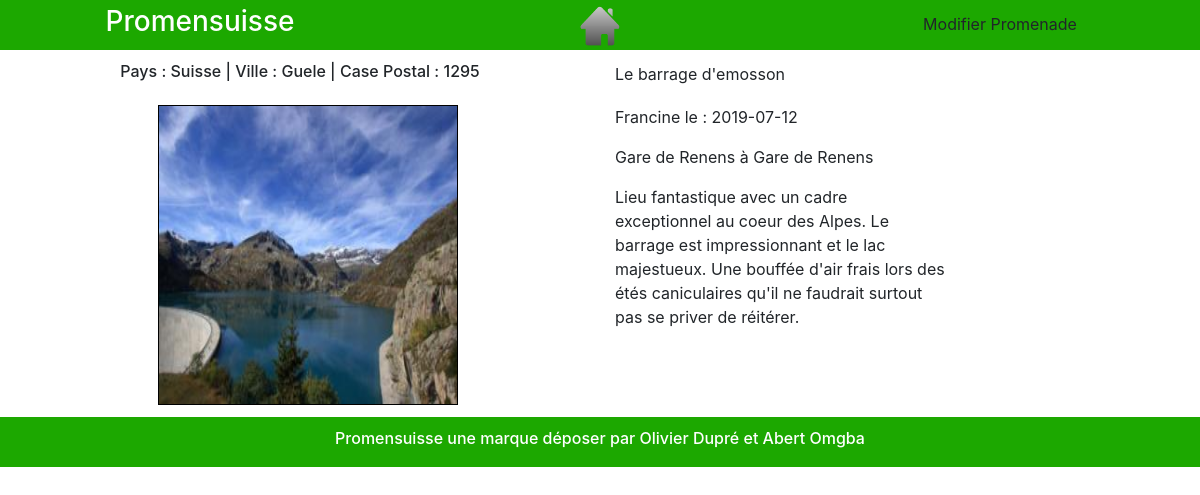
The app's page /afficherPromenade.php?id=1 with its own data.
### tables this page shows
CREATE TABLE Promenades (
    id INT PRIMARY KEY AUTO_INCREMENT,
    auteur VARCHAR(200),
    date VARCHAR(10),
    pays VARCHAR(200),
    ville VARCHAR(200),
    case_postale VARCHAR(50),
    titre VARCHAR(100),
    image VARCHAR(200),
    depart VARCHAR(200),
    arrivee VARCHAR(200),
    description VARCHAR(255)
);

### www/database.php (called while the page is built, shortened)
<?php
require_once('classPromenade.php');
class Database{
    private $connexion;
    public function __construct(){
        $PARAM_hote="mariadb";
        $PARAM_nom_bd="Promensuisse";
        $PARAM_utilisateur="adminSitePromenade";
        $PARAM_mot_passe="Promen@de";
        try{
            $this->connexion = new PDO("mysql:dbname=" .$PARAM_nom_bd.";host=".$PARAM_hote.";charset=utf8",
                                $PARAM_utilisateur,
                                $PARAM_mot_passe);
        }catch (Exception $monException){
            echo "Erreur : ".$monException->getMessage()."<br/>";
            echo "Code : ".$monException->getCode();
        }
    }
     public function getPromenadeById($id){
        $pdoStatement = $this->connexion->prepare(
            "SELECT  id, auteur, date, pays, ville, case_postale, titre,
            image, depart, arrivee, description
            FROM Promenades
            WHERE id = :id"
        );
        $pdoStatement->execute(["id" => $id]);
         $promenade = $pdoStatement->fetchObject("Promenades");
         return $promenade;
    }
}
?>

### www/classPromenade.php (called while the page is built, shortened)
<?php
    class Promenades{
        private $auteur;
        private $date;
        private $pays;
        private $ville;
        private $case_postale;
        private $titre;
        private $image;
        private $depart;
        private $arrivee;
        private $description;
        public function getAuteur(){
            return $this->auteur;
        }
        public function getDate(){
            return $this->date;
        }
        public function getPays(){
            return $this->pays;
        }
        public function getVille(){
            return $this->ville;
        }
        public function getCase_postale(){
            return $this->case_postale;
        }
        public function getTitre(){
            return $this->titre;
        }
        public function getImage(){
            return $this->image;
        }
        public function getDepart(){
            return $this->depart;
        }
        public function getArrivee(){
            return $this->arrivee;
        }
        public function getDescription(){
            return $this->description;
        }
    }
?>

### www/afficherPromenade.php (the view, shortened to what this page needs)
<?php
require_once("database.php");
require_once("classPromenade.php");
$database = new Database();
$id = $_GET["id"];
$Promenade = $database->getPromenadeById($id);
?>
<!DOCTYPE html>
<html lang="fr">
<head>
    <link rel="stylesheet" type="text/css" href="style.css" />
    <link rel="stylesheet" href="https://maxcdn.bootstrapcdn.com/bootstrap/4.3.1/css/bootstrap.min.css">
</head>
<body>
    <header>
        <div class="container-fluid barre text-white">
            <div class="row">
                <div class="col-sm-4 d-flex justify-content-center colMenu">
                    <h3>Promensuisse</h3>
                </div>
                <div class="col-sm-4 d-flex justify-content-center colMenu">
                <a href="index.html">
                    <img src="assets/Home.png"></a>
                </div>
                <div class="col-sm-4 d-flex justify-content-center colMenu">
                        <a href="ajouterPromenade.php">
                            <button type="button" class="btn btn-outline-succes">Modifier Promenade</button></a>
                </div>
            </div>
        </div>
    </header>
    <main>
        <div class="container-fluid" style="margin-top: 1%; margin-bottom: 1%;">
            <div class="row">
                <div class="col-sm-6 d-flex justify-content-center text-center">
                    <h6><p>Pays : <?php echo $Promenade->getPays();?>
                     | Ville : <?php echo $Promenade->getVille();?>
                     | Case Postal : <?php echo $Promenade->getCase_postale();?></p></h6>
                </div>
                <div class="col-sm-6 d-flex justify-content-centerr">
                    <p><?php echo $Promenade->getTitre();?></p>
                </div>
            </div>
        <div class="container-fluid ">
            <div class="row">
                <div class="col-sm-6 d-flex justify-content-center text-center">
                    <div clas="imageProm">
                        <img class="img-responsive imageProm" src="
                        <?php echo $Promenade->getImage();?>"
                         style="align-content: center;" alt="">
                    </div>
                </div>
                <div class="col-sm-6">
                    <p><?php echo $Promenade->getAuteur();?>  le :
                       <?php echo $Promenade->getDate();?></p>
                   <p><?php echo $Promenade->getDepart();?>  à
                        <?php echo $Promenade->getArrivee();?></p>
                    <div class="Description">
                        <?php echo $Promenade->getDescription();?>
                    </div>
                </div>
            </div>
        </div>
    </main>
    <footer>
        <div class="container-fluid barre text-white">
            <div class="row footer">
                <div class="col-sm-12 d-flex justify-content-center" style="font-size: 10%;margin-top: 1%;">
                    <h6>Promensuisse une marque déposer par Olivier Dupré et Abert Omgba</h6>
                </div>
            </div>
        </div>
    </footer>
</body>
</html>

### www/style.css (style rules this page uses)
.barre { width:100%; height: 50px; background:rgb(28, 168, 0); }
body { margin:0; }
.colMenu { background:rgb(28, 168, 0); margin-top: 5px; font-size: 10%; }
.imageProm { width: 300px; height: 300px; border: 1px solid black; background-color: aqua; align-content: center; text-align: center; }
.Description { width: 60%; }
footer { width:100%; height: 50px; background:rgb(28, 168, 0); text-align: center; font-size: 10%; }

### records on screen
promenades: pays "Suisse", ville "Guele", case_postale "1295", titre "Le barrage d'emosson", image (picture), auteur "Francine", date "2019-07-12", depart "Gare de Renens", arrivee "Gare de Renens", description "Lieu fantastique avec un cadre exceptionnel au coeur des Alpes. Le barrage est impressionnant et le lac majestueux. Une bouffée d'air frais lors des étés caniculaires qu'il ne faudrait surtout pas se priver de réitérer."
